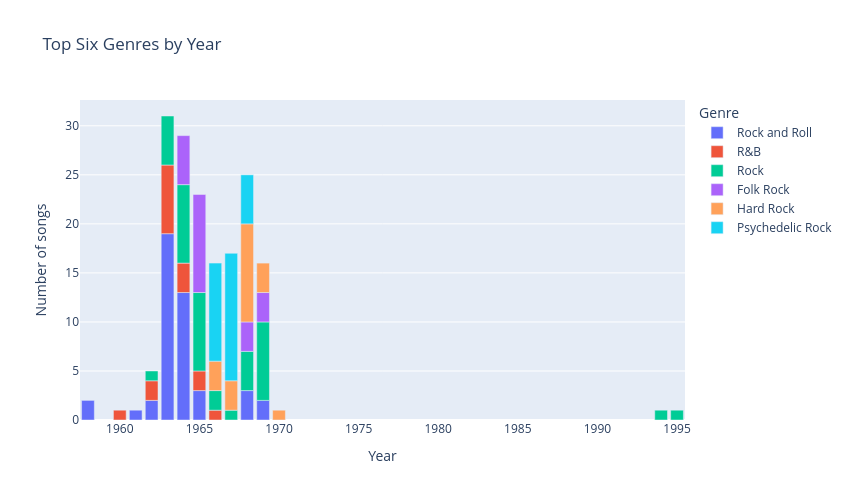

Notebook source saved alongside this figure:
### Markdown cell above
### Stacked bar chart: genres over time

Adding `color=` splits each bar into segments. Here: the six most common genres, year by year.

### Code cell
top_genres = genre_counts['genre'].head(6).tolist()

genre_year = (beatles_tidy[beatles_tidy['genre'].isin(top_genres)]
              .groupby(['year', 'genre'])['title'].nunique()
              .reset_index(name='songs'))

fig = px.bar(genre_year, x='year', y='songs', color='genre',
             title='Top Six Genres by Year',
             labels={'songs': 'Number of songs', 'year': 'Year', 'genre': 'Genre'})
fig.update_layout(width=850, height=500)
fig.show()

### Figure 1 — Plotly figure (JSON) as saved in the notebook; plotly's stock layout.template omitted (floating-point values rounded to 4 significant figures)
{"data": [{"alignmentgroup": "True", "hovertemplate": "Genre=Rock and Roll<br>Year=%{x}<br>Number of songs=%{y}<extra></extra>", "legendgroup": "Rock and Roll", "marker": {"color": "#636efa", "pattern": {"shape": ""}}, "name": "Rock and Roll", "offsetgroup": "Rock and Roll", "orientation": "v", "showlegend": true, "textposition": "auto", "type": "bar", "x": [1958, 1961, 1962, 1963, 1964, 1965, 1968, 1969], "xaxis": "x", "y": [2, 1, 2, 19, 13, 3, 3, 2], "yaxis": "y"}, {"alignmentgroup": "True", "hovertemplate": "Genre=R&B<br>Year=%{x}<br>Number of songs=%{y}<extra></extra>", "legendgroup": "R&B", "marker": {"color": "#EF553B", "pattern": {"shape": ""}}, "name": "R&B", "offsetgroup": "R&B", "orientation": "v", "showlegend": true, "textposition": "auto", "type": "bar", "x": [1960, 1962, 1963, 1964, 1965, 1966], "xaxis": "x", "y": [1, 2, 7, 3, 2, 1], "yaxis": "y"}, {"alignmentgroup": "True", "hovertemplate": "Genre=Rock<br>Year=%{x}<br>Number of songs=%{y}<extra></extra>", "legendgroup": "Rock", "marker": {"color": "#00cc96", "pattern": {"shape": ""}}, "name": "Rock", "offsetgroup": "Rock", "orientation": "v", "showlegend": true, "textposition": "auto", "type": "bar", "x": [1962, 1963, 1964, 1965, 1966, 1967, 1968, 1969, 1994, 1995], "xaxis": "x", "y": [1, 5, 8, 8, 2, 1, 4, 8, 1, 1], "yaxis": "y"}, {"alignmentgroup": "True", "hovertemplate": "Genre=Folk Rock<br>Year=%{x}<br>Number of songs=%{y}<extra></extra>", "legendgroup": "Folk Rock", "marker": {"color": "#ab63fa", "pattern": {"shape": ""}}, "name": "Folk Rock", "offsetgroup": "Folk Rock", "orientation": "v", "showlegend": true, "textposition": "auto", "type": "bar", "x": [1964, 1965, 1968, 1969], "xaxis": "x", "y": [5, 10, 3, 3], "yaxis": "y"}, {"alignmentgroup": "True", "hovertemplate": "Genre=Hard Rock<br>Year=%{x}<br>Number of songs=%{y}<extra></extra>", "legendgroup": "Hard Rock", "marker": {"color": "#FFA15A", "pattern": {"shape": ""}}, "name": "Hard Rock", "offsetgroup": "Hard Rock", "orientation": "v", "showlegend": true, "textposition": "auto", "type": "bar", "x": [1966, 1967, 1968, 1969, 1970], "xaxis": "x", "y": [3, 3, 10, 3, 1], "yaxis": "y"}, {"alignmentgroup": "True", "hovertemplate": "Genre=Psychedelic Rock<br>Year=%{x}<br>Number of songs=%{y}<extra></extra>", "legendgroup": "Psychedelic Rock", "marker": {"color": "#19d3f3", "pattern": {"shape": ""}}, "name": "Psychedelic Rock", "offsetgroup": "Psychedelic Rock", "orientation": "v", "showlegend": true, "textposition": "auto", "type": "bar", "x": [1966, 1967, 1968], "xaxis": "x", "y": [10, 13, 5], "yaxis": "y"}], "layout": {"barmode": "relative", "height": 500, "legend": {"title": {"text": "Genre"}, "tracegroupgap": 0}, "title": {"text": "Top Six Genres by Year"}, "width": 850, "xaxis": {"anchor": "y", "domain": [0, 1], "title": {"text": "Year"}}, "yaxis": {"anchor": "x", "domain": [0, 1], "title": {"text": "Number of songs"}}}}
